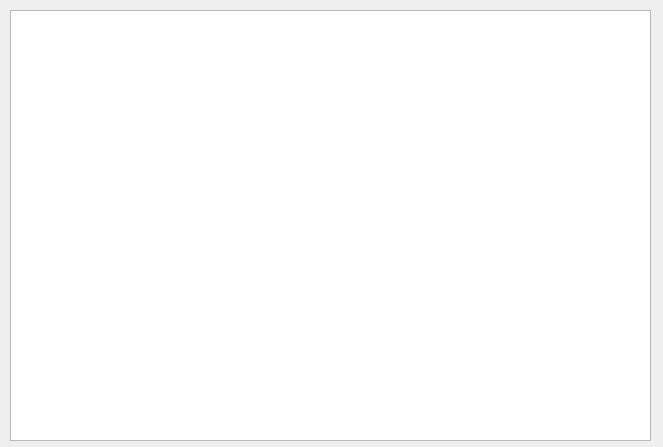
<?xml version="1.0" encoding="UTF-8"?>
<ui version="4.0">
 <class>usersList</class>
 <widget class="QWidget" name="usersList">
  <property name="geometry">
   <rect>
    <x>0</x>
    <y>0</y>
    <width>663</width>
    <height>447</height>
   </rect>
  </property>
  <property name="windowTitle">
   <string>Form</string>
  </property>
  <widget class="QListWidget" name="listWidget_users">
   <property name="geometry">
    <rect>
     <x>10</x>
     <y>10</y>
     <width>641</width>
     <height>431</height>
    </rect>
   </property>
  </widget>
 </widget>
 <resources/>
 <connections/>
</ui>
